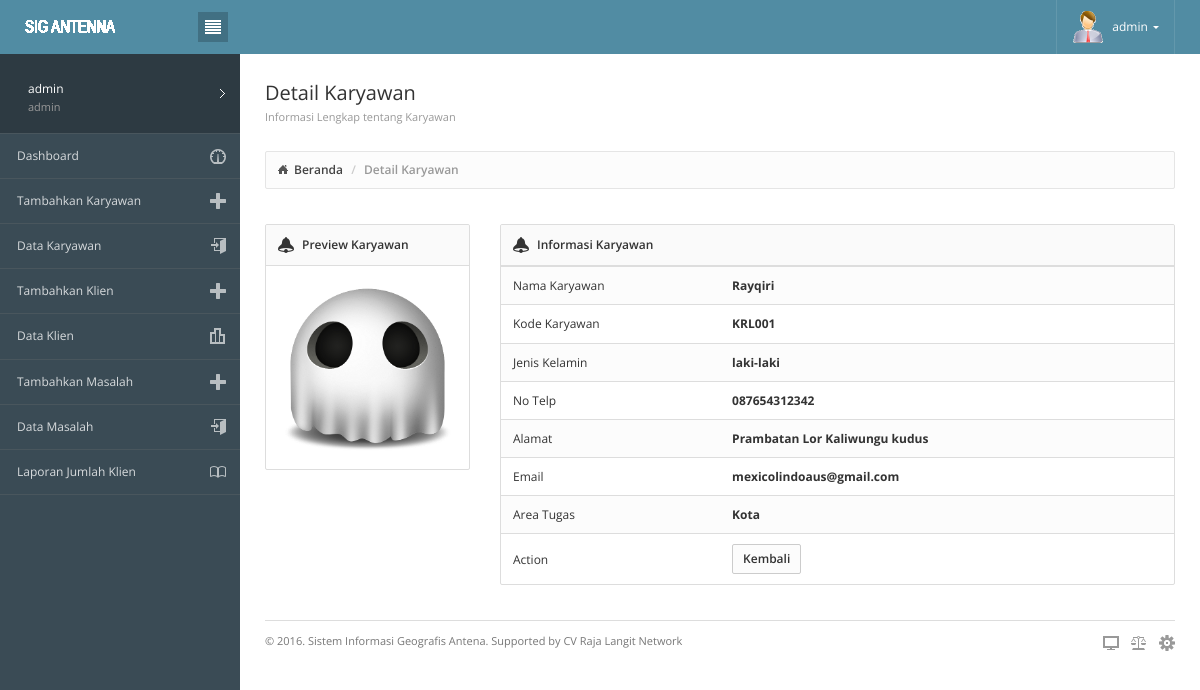
Screenshot of /master.php?module=detail_karyawan&id=KRL001 (signed in) with the database file from the repository.
### tables this page shows
CREATE TABLE `karyawan` (
  `id_karyawan` varchar(11) NOT NULL,
  `id_kecamatan` int(11) NOT NULL,
  `nama_karyawan` varchar(50) NOT NULL,
  `jekel` varchar(20) NOT NULL,
  `alamat` varchar(100) NOT NULL,
  `telp` varchar(20) NOT NULL,
  `email` varchar(50) NOT NULL,
  `username` varchar(20) NOT NULL,
  `status` varchar(20) NOT NULL,
  `gambar` varchar(100) NOT NULL
);

CREATE TABLE `kecamatan` (
  `id_kecamatan` int(11) NOT NULL,
  `kecamatan` varchar(20) NOT NULL
);

### modul/admin/detail_karyawan.php (the view, shortened to what this page needs)
<?php
$id=$_GET['id'];
$q=mysql_query("select * from karyawan,kecamatan where karyawan.id_kecamatan=kecamatan.id_kecamatan and id_karyawan='$id'");
$r=mysql_fetch_array($q);
?>
<div class="page-content">
			<div class="page-header">
				<div class="page-title">
					<h3>Detail Karyawan<small>Informasi Lengkap tentang Karyawan</small></h3>
				</div>
			</div>
			<div class="breadcrumb-line">
				<ul class="breadcrumb">
					<li><a href="?p=beranda">Beranda</a></li>
					<li class="active">Detail Karyawan</li>
				</ul>
			</div>
<div class="row">
<div class="col-lg-3 col-md-3 col-sm-3">
<div class="panel panel-default">
<div class="panel-heading"><h6 class="panel-title"><i class="icon-bell"></i> Preview Karyawan</h6></div>
<div class="panel-body">
<img src="img/karyawan/<?php echo $r["gambar"];?>" width="100%"/>
</div>
</div>
</div>
<div class="col-lg-9 col-md-9 col-sm-9">
<div class="panel panel-default">
			                <div class="panel-heading"><h6 class="panel-title"><i class="icon-bell"></i> Informasi Karyawan</h6></div>
			                <div class="table-responsive">
				                <table width="100%" class="table table-striped">
				                    <tbody>
				                        <tr>
				                            <td width="28%" valign="top">Nama Karyawan</td>
				                            <td width="58%" valign="top"><strong><?php echo $r["nama_karyawan"];?></strong>
											</td>
				                        </tr>
				                        <tr>
				                            <td width="28%" valign="top">Kode Karyawan</td>
				                            <td width="58%" valign="top"><strong><?php echo $r["id_karyawan"];?></strong>
											</td>
				                        </tr>
				                        <tr>
				                            <td width="28%" valign="top">Jenis Kelamin</td>
				                            <td width="58%" valign="top"><strong><?php echo $r["jekel"];?></strong>
											</td>
				                        </tr>
				                        <tr>
				                            <td valign="top">No Telp</td>
				                            <td valign="top"><strong><?php echo $r["telp"];?></strong></td>
				                        </tr>
				                        <tr>
				                          <td valign="top">Alamat</td>
				                          <td valign="top"><strong><?php echo $r["alamat"];?></strong></td>
			                          </tr>
                                      <tr>
				                          <td valign="top">Email</td>
				                          <td valign="top"><strong>
										  <?php
										 echo $r["email"];
										  ?></strong></td>
			                          </tr>
			                          <tr>
				                          <td valign="top">Area Tugas</td>
				                          <td valign="top"><strong><?php echo $r["kecamatan"];?></strong></td>
			                          </tr>
                                        <tr>
				                            <td valign="top">Action</td>
				                            <td valign="top">
                                            <a onclick="history.go(-1)" class="btn btn-default btn-xs">Kembali</a>
                                            </td>
				                        </tr>
				                    </tbody>
				                </table>
			                </div>
</div>
</div>
</div>

### css/londinium-theme.css (style rules this page uses)
.panel-toolbar:after, .page-header:after, .header-bar-stats .page-stats li:after, .panel-heading:after { content: ""; display: table; clear: both; }
html { height: 100%; }
body { font-family: 'Open Sans', sans-serif; font-size: 12px; position: relative; min-height: 100%; }
a { cursor: pointer; }
h1, h2, h3, h4, h5, h6, .h1, .h2, .h3, .h4, .h5, .h6 { font-weight: 600; line-height: 1.42857143; margin-top: 0; }
h3, .h3 { font-size: 20px; }
h6, .h6 { font-size: 14px; }
h6 > i, .h6 > i { margin: 1px 8px 0 0; float: left; }
ul, ol { padding-left: 16px; }
.page-header { padding: 0; margin: 0; position: relative; border: 0; }
.page-header small { display: block; font-size: 11px; color: #999; margin: 8px 0 0 0; }
.page-title { float: left; }
.page-title h3 { padding: 29px 0; margin: 0; font-weight: 400; line-height: 20px; }
.breadcrumb { padding: 9px 12px 10px 12px; float: left; margin: 0; background: none; border-radius: 0; }
.breadcrumb > li { font-weight: 600; }
.breadcrumb > li:first-child > a { background: url(../images/interface/breadcrumb_home.png) no-repeat 0; padding-left: 16px; }
.breadcrumb > li > a { color: #444; }
.panel { border-radius: 2px; margin-bottom: 35px; box-shadow: none; }
.panel-heading { border-top-left-radius: 2px; border-top-right-radius: 2px; padding: 0; position: relative; }
.panel-title { float: left; display: block; font-size: 12px; padding: 11px 12px 12px 12px; }
.panel-title > i { float: left; margin: 0 8px 0 0; }
.panel-default > .panel-heading { background-color: #fafafa; }
.btn { padding: 7px 16px 8px 16px; font-size: 12px; font-weight: 600; border-radius: 2px; -webkit-border-radius: 2px; -moz-border-radius: 2px; -webkit-user-select: none; -moz-user-select: none; -ms-user-select: none; -o-user-select: none; user-select: none; }
.btn-xs, .btn-group-xs > .btn { padding: 5px 10px 6px 10px; font-size: 12px; line-height: 1.42857143; border-radius: 2px; }
.btn-default { background-color: #fcfcfc; }
.table { margin-bottom: 0; }
.table > thead > tr > th, .table > tbody > tr > th, .table > tfoot > tr > th, .table > thead > tr > td, .table > tbody > tr > td, .table > tfoot > tr > td { vertical-align: middle; padding: 10px 12px; }
.table-striped > tbody > tr:nth-child(odd) > td, .table-striped > tbody > tr:nth-child(odd) > th, .table-hover > tbody > tr:hover > td, .table-hover > tbody > tr:hover > th { background-color: #fcfcfc; }
.panel .table:first-child, .panel .table-responsive:first-child > .table:first-child { border-top-left-radius: 0; border-top-right-radius: 0; }
.panel .table:last-child, .panel .table-responsive:last-child > .table:last-child { border-bottom-right-radius: 0; border-bottom-left-radius: 0; }
.panel .table:last-child > tbody:last-child > tr:last-child td:first-child, .panel .table-responsive:last-child > .table:last-child > tbody:last-child > tr:last-child td:first-child, .panel .table:last-child > tfoot:last-child > tr:last-child td:first-child, .panel .table-responsive:last-child > .table:last-child > tfoot:last-child > tr:last-child td:first-child, .panel .table:last-child > tbody:last-child > tr:last-child th:first-child, .panel .table-responsive:last-child > .table:last-child > tbody:last-child > tr:last-child th:first-child, .panel .table:last-child > tfoot:last-child > tr:last-child th:first-child, .panel .table-responsive:last-child > .table:last-child > tfoot:last-child > tr:last-child th:first-child { border-bottom-left-radius: 0; }
.panel .table:last-child > tbody:last-child > tr:last-child td:last-child, .panel .table-responsive:last-child > .table:last-child > tbody:last-child > tr:last-child td:last-child, .panel .table:last-child > tfoot:last-child > tr:last-child td:last-child, .panel .table-responsive:last-child > .table:last-child > tfoot:last-child > tr:last-child td:last-child, .panel .table:last-child > tbody:last-child > tr:last-child th:last-child, .panel .table-responsive:last-child > .table:last-child > tbody:last-child > tr:last-child th:last-child, .panel .table:last-child > tfoot:last-child > tr:last-child th:last-child, .panel .table-responsive:last-child > .table:last-child > tfoot:last-child > tr:last-child th:last-child { border-bottom-right-radius: 0; }

### rows the page displays
karyawan: gambar (picture), nama_karyawan "Rayqiri", id_karyawan "KRL001", jekel "laki-laki", telp "087654312342", alamat "Prambatan Lor Kaliwungu kudus", email "mexicolindoaus@gmail.com", id_kecamatan.kecamatan "Kota"

### other values shown
$_SESSION['user'] "admin"
$_SESSION["user"] "admin"
$_SESSION["hak_akses"] "admin"
